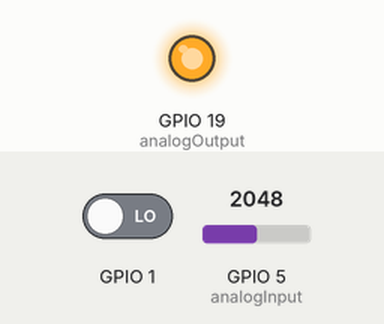
Bench run of a sketch on a simulated ESP32. On the bench: output pins drawn as LEDs (lit = HIGH). Inputs (shaded band) come from the test bench; at power-on: GPIO 5 (analogInput) = 2048, GPIO 1 LOW (analog values on the 0–4095 scale). WiFi joins after 1.5 s; servers stay silent unless stated; uploads are accepted with an empty reply; what the sketch prints to the serial monitor is not drawn.

Above: at 2.7 s.
2.8 s: GPIO 5 (analogInput) set to 0
At 12.3 s:
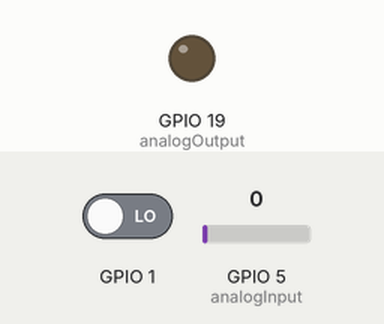
13.2 s: GPIO 5 (analogInput) set to 491
At 22.5 s:
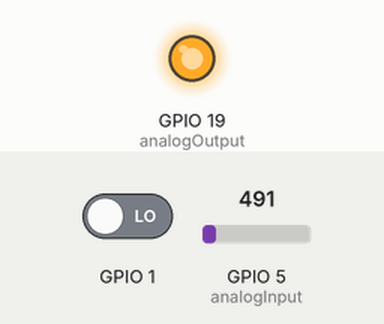
Timing chart, 0 to 24.0 s (numbered marks = the images above; inputs shaded):
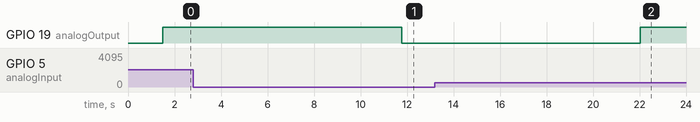

The sketch:

AnalogResolution.ino
```cpp
#include <WiFi.h>

// Initialize the Ethernet client library
// with the IP address and port of the server
// that you want to connect to (port 80 is default for HTTP):
WiFiClient client;


/* ==== CONSTANTS ====== */

char ssid[] = "**********";
char password[] = "********";
char ubidots_server[] = "industrial.api.ubidots.com";

const int analogInput = 5;  //P4.1 (A12) analogRead()
const int analogOutput = 19; //P2.5  analogWrite()
const int lead0 = 39;  //P3.5   GPIO I/O
const int lead1 = 38;  //P3.7   GPIO I/O

/* ==== VARIABLES ====== */

float sensorValue = 0;  //Store incoming data from AD8232
float outputValue = 0;  //Store mapped output to send
String str_output;

/* =========================================
 *  Supporting Setup Functions
 * ========================================= */

void connectToWiFi(){
  Serial.print("Attempting to connect to Network named: ");
  Serial.print(ssid);

  //Serial.print("Calling WiFi begin() fucntion!");
  WiFi.begin(ssid, password);
  //Serial.print("Entering while loop");
  while(WiFi.status() != WL_CONNECTED) {
    Serial.print(".");
    delay(150);
  }

  Serial.println("Connected! Waiting for IP address!");

  while(WiFi.localIP() == INADDR_NONE){
    Serial.print(".");
    delay(300);
  }

  //print wifi details
  Serial.println("IP Address: ");
  Serial.print(WiFi.localIP());

  // print the received signal strength:
//  long rssi = WiFi.RSSI();
//  Serial.println("signal strength (RSSI):");
//  Serial.print(rssi);
//  Serial.println(" dBm");

  /* --- END OF FUNCTION ()------*/
  }

void connect(){
  if (!client.connected()){
    Serial.println("\nStarting connection to server...");
  }

  if(client.connect(ubidots_server, 80)){
    Serial.println("Connected!");;
  }
  /* --- END OF FUNCTION ()------*/
}

void postData(String data){

  connect();

  // Make a HTTP request:
  client.println("POST /api/v1.6/devices/test HTTP/1.1");
  client.println("Host: industrial.api.ubidots.com");
  client.println("Content-Type: text/json");
  client.println("X-Auth-Token: BBFF-tCUapuWpXibtncdsyFbUlz5ZaZrrnt");
  client.print("Content-Length: ");
  client.println(data.length());
  client.println();
  client.print(data);
  Serial.println("posted to server");
  Serial.println(data);

  /* --- END OF FUNCTION ()------*/

}

void readResponse(){
    // if there are incoming bytes available
  // from the server, read them and print them:
  while (client.available()) {
    char c = client.read();
    Serial.write(c);
  }

  // if the server's disconnected, stop the client:
  if (!client.connected()) {
    Serial.println();
    Serial.println("disconnecting from server.");
    client.stop();
  }
  /* --- END OF FUNCTION ()------*/

}

/* =========================================
 *  SETUP() FUNCTION
 * ========================================= */

void setup() {
  // put your setup code here, to run once:
  Serial.begin(115200);         //opens serial connection to the board
  analogReadResolution(14);   //set analog resolution to 14 bits (default)
  pinMode(lead0, INPUT);      //set GPIO pins as Input
  pinMode(lead1, INPUT);

  connectToWiFi();

}

/* =========================================
 *  MAIN LOOP() FUNCTION
 * ========================================= */

void loop() {

  if(lead0 == digitalRead(1) || lead1 == digitalRead(1)){
    Serial.println("Reading not available - please place pads!");
  }

  else{

  //Serial.println("ADC 14-bit");
  sensorValue = analogRead(analogInput);
  Serial.println(sensorValue);

  //Map the analog data to meaningful out for Ubidots
  outputValue = map(sensorValue, 0, 1023, 0, 255);
  analogWrite(analogOutput, outputValue);

  //convert float output to string for transmission  dtostrf(outputValue, 6, 3, str_output);

  //print results to serial monitor
  Serial.print("Sensor = ");
  Serial.print(sensorValue);
  Serial.print("\t Output = ");
  Serial.println(outputValue);

  postData(str_output);
  readResponse();

  //add short delay for the analog-to-digital converter to settle
  delay(10000);

  }

}
```

Measured:
- after the input at 2.8 s, GPIO 19 (analogOutput): HIGH → LOW after 9.0 s
- after the input at 13.2 s, GPIO 19 (analogOutput): LOW → HIGH after 8.8 s
